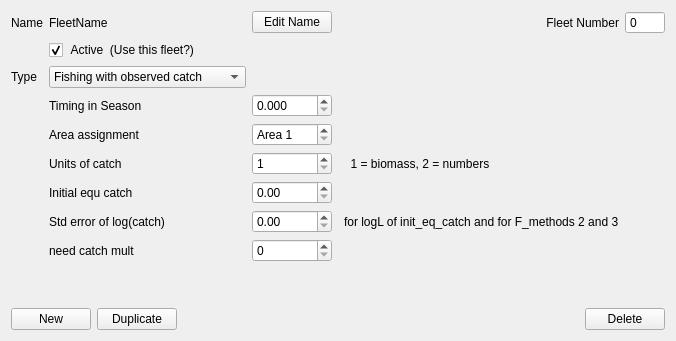
        <widget class="QWidget" name="tab_basic">
         <attribute name="title">
          <string>Basic Data</string>
         </attribute>
         <layout class="QGridLayout" name="gridLayout_2">
          <item row="0" column="2">
           <widget class="QPushButton" name="pushButton_edit_name">
            <property name="text">
             <string>Edit Name</string>
            </property>
           </widget>
          </item>
          <item row="5" column="1">
           <widget class="QLabel" name="label_area">
            <property name="text">
             <string>Area assignment</string>
            </property>
           </widget>
          </item>
          <item row="9" column="1">
           <widget class="QLabel" name="label_need_catch_mult">
            <property name="text">
             <string>need catch mult</string>
            </property>
           </widget>
          </item>
          <item row="9" column="2">
           <widget class="QSpinBox" name="spinBox_need_catch_mult"/>
          </item>
          <item row="5" column="2">
           <widget class="QSpinBox" name="spinBox_area">
            <property name="prefix">
             <string>Area </string>
            </property>
            <property name="minimum">
             <number>1</number>
            </property>
            <property name="maximum">
             <number>10</number>
            </property>
           </widget>
          </item>
          <item row="6" column="2">
           <widget class="QSpinBox" name="spinBox_units">
            <property name="minimum">
             <number>1</number>
            </property>
            <property name="maximum">
             <number>2</number>
            </property>
           </widget>
          </item>
          <item row="8" column="2">
           <widget class="QDoubleSpinBox" name="doubleSpinBox_catch_se"/>
          </item>
          <item row="6" column="1">
           <widget class="QLabel" name="label_units">
            <property name="text">
             <string>Units of catch</string>
            </property>
           </widget>
          </item>
          <item row="8" column="1">
           <widget class="QLabel" name="label_catch_se">
            <property name="text">
             <string>Std error of log(catch)</string>
            </property>
           </widget>
          </item>
          <item row="7" column="1">
           <widget class="QLabel" name="label_equ_catch_se">
            <property name="text">
             <string>Initial equ catch</string>
            </property>
           </widget>
          </item>
          <item row="4" column="2">
           <widget class="QDoubleSpinBox" name="doubleSpinBox_timing">
            <property name="decimals">
             <number>3</number>
            </property>
            <property name="maximum">
             <double>1.000000000000000</double>
            </property>
            <property name="singleStep">
             <double>0.010000000000000</double>
            </property>
           </widget>
          </item>
          <item row="3" column="0">
           <widget class="QLabel" name="label_type">
            <property name="text">
             <string>Type</string>
            </property>
           </widget>
          </item>
          <item row="7" column="2">
           <widget class="QDoubleSpinBox" name="doubleSpinBox_equ_catch_se"/>
          </item>
          <item row="4" column="1">
           <widget class="QLabel" name="label_timing">
            <property name="text">
             <string>Timing in Season </string>
            </property>
           </widget>
          </item>
          <item row="3" column="1">
           <widget class="QComboBox" name="comboBox_type">
            <item>
             <property name="text">
              <string>Fishing with observed catch</string>
             </property>
            </item>
            <item>
             <property name="text">
              <string>Bycatch with unobserved catch</string>
             </property>
            </item>
            <item>
             <property name="text">
              <string>Survey</string>
             </property>
            </item>
            <item>
             <property name="text">
              <string>Ignore</string>
             </property>
            </item>
           </widget>
          </item>
          <item row="0" column="0">
           <widget class="QLabel" name="label_fleet_name">
            <property name="text">
             <string>Name</string>
            </property>
           </widget>
          </item>
          <item row="10" column="2">
           <spacer name="verticalSpacer_gen1">
            <property name="orientation">
             <enum>Qt::Vertical</enum>
            </property>
            <property name="sizeHint" stdset="0">
             <size>
              <width>20</width>
              <height>40</height>
             </size>
            </property>
           </spacer>
          </item>
          <item row="0" column="1">
           <widget class="QLabel" name="label_name">
            <property name="text">
             <string>FleetName</string>
            </property>
           </widget>
          </item>
          <item row="3" column="6">
           <spacer name="horizontalSpacer_gen1">
            <property name="orientation">
             <enum>Qt::Horizontal</enum>
            </property>
            <property name="sizeHint" stdset="0">
             <size>
              <width>40</width>
              <height>20</height>
             </size>
            </property>
           </spacer>
          </item>
          <item row="6" column="4" colspan="3">
           <widget class="QLabel" name="label_units_info">
            <property name="text">
             <string>  1 = biomass, 2 = numbers</string>
            </property>
           </widget>
          </item>
          <item row="1" column="1">
           <widget class="QCheckBox" name="checkBox_active">
            <property name="text">
             <string> Active  (Use this fleet?)</string>
            </property>
            <property name="checked">
             <bool>true</bool>
            </property>
           </widget>
          </item>
          <item row="3" column="7">
           <spacer name="horizontalSpacer_5">
            <property name="orientation">
             <enum>Qt::Horizontal</enum>
            </property>
            <property name="sizeType">
             <enum>QSizePolicy::Minimum</enum>
            </property>
            <property name="sizeHint" stdset="0">
             <size>
              <width>40</width>
              <height>20</height>
             </size>
            </property>
           </spacer>
          </item>
          <item row="0" column="7">
           <widget class="QSpinBox" name="spinBox_number">
            <property name="readOnly">
             <bool>true</bool>
            </property>
            <property name="buttonSymbols">
             <enum>QAbstractSpinBox::NoButtons</enum>
            </property>
           </widget>
          </item>
          <item row="0" column="6">
           <widget class="QLabel" name="label_number">
            <property name="text">
             <string>Fleet Number</string>
            </property>
            <property name="alignment">
             <set>Qt::AlignRight|Qt::AlignTrailing|Qt::AlignVCenter</set>
            </property>
           </widget>
          </item>
          <item row="8" column="4" colspan="3">
           <widget class="QLabel" name="label_se_info">
            <property name="text">
             <string>for logL of init_eq_catch and for F_methods 2 and 3</string>
            </property>
           </widget>
          </item>
          <item row="11" column="0" colspan="8">
           <layout class="QHBoxLayout" name="horizontalLayout_ops">
            <item>
             <widget class="QPushButton" name="pushButton_new">
              <property name="text">
               <string>New</string>
              </property>
             </widget>
            </item>
            <item>
             <widget class="QPushButton" name="pushButton_duplicate">
              <property name="text">
               <string>Duplicate</string>
              </property>
             </widget>
            </item>
            <item>
             <spacer name="horizontalSpacer_2">
              <property name="orientation">
               <enum>Qt::Horizontal</enum>
              </property>
              <property name="sizeHint" stdset="0">
               <size>
                <width>40</width>
                <height>20</height>
               </size>
              </property>
             </spacer>
            </item>
            <item>
             <widget class="QPushButton" name="pushButton_delete">
              <property name="text">
               <string>Delete</string>
              </property>
             </widget>
            </item>
           </layout>
          </item>
         </layout>
        </widget>
